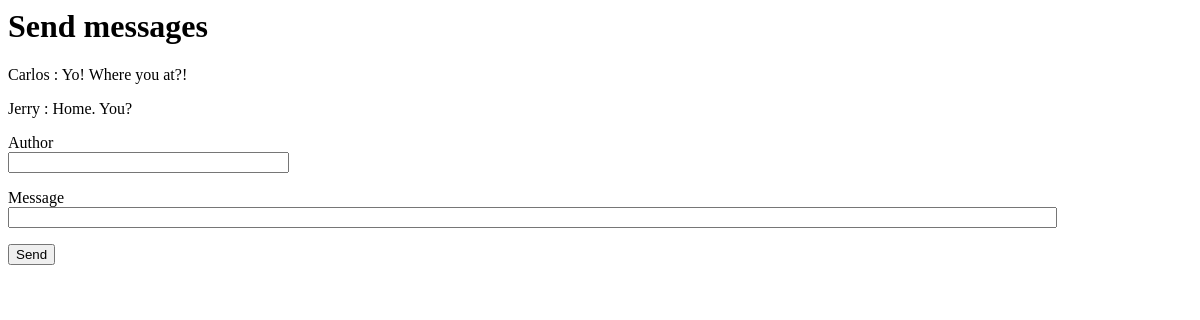
Before: / with the older database file.
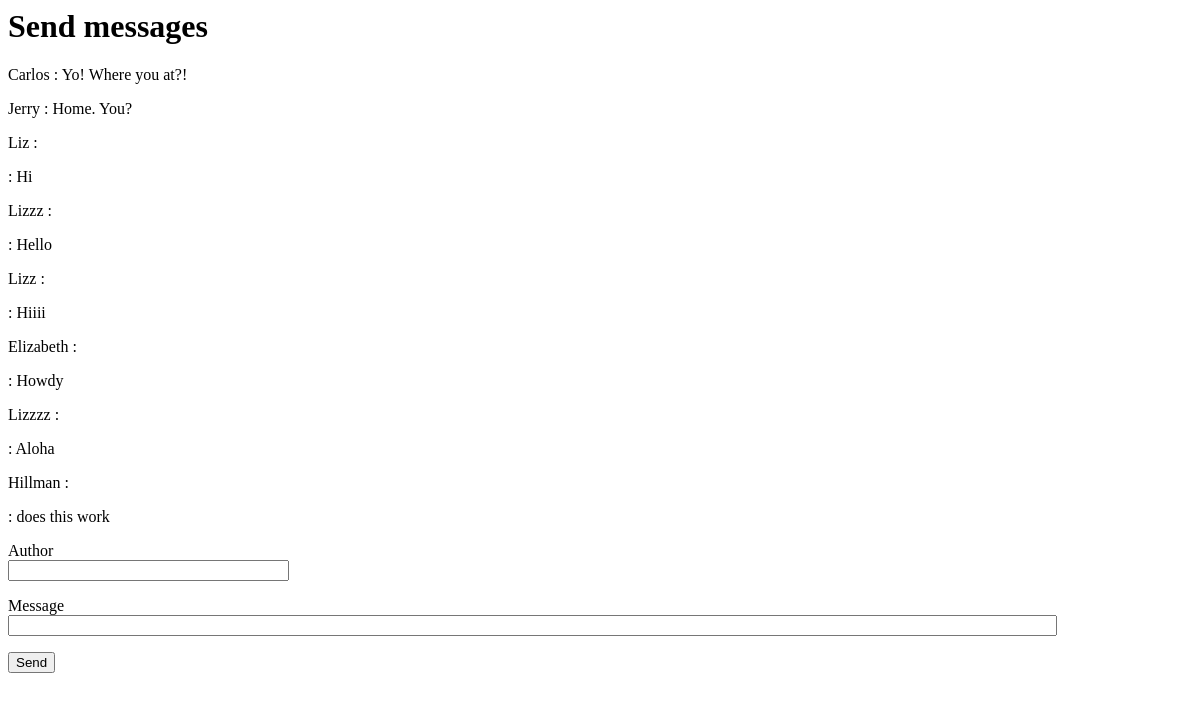
After: the same page with the newer database file.
### app/models.py (models this page shows, shortened)
class User(db.Model):
    id = db.Column(db.Integer, primary_key = True)
    author = db.Column(db.String, nullable = False, unique = True)
    message = db.relationship('Messages', backref = 'User', lazy = 'dynamic')

class Messages(db.Model):
    id = db.Column(db.Integer, primary_key = True)
    message = db.Column(db.String, nullable = False, unique = False)
    user_id = db.Column(db.Integer, db.ForeignKey('user.id'))

### app/routes.py (the view, shortened to what this page needs)
@app.route('/', methods = ['GET', 'POST'])
def home():
    form=MessageForm()
    posts = [
        { 'author' : 'Carlos','message': 'Yo! Where you at?!'},
        { 'author':'Jerry', 'message':'Home. You?'}
        ]
    messages = Messages.query.all()
    for currentMessage in messages:
        posts = posts + [
            { 'author' : User.query.filter_by(id=currentMessage.id).first().author},{ 'message' : currentMessage.message}]
    return render_template('home.html', posts=posts, form=form)

### app/forms.py
class MessageForm(FlaskForm):
    author = StringField('Author', validators = [DataRequired()])
    message = StringField('Message', validators = [DataRequired()])
    submit = SubmitField('Send')

### app/templates/home.html (shortened to what this page needs)
{% extends "base.html" %}
{% block content %}
    <h1>Send messages</h1>
    {% for post in posts %}
    <div>
        <p> {{ post.author }} : {{ post.message}} </p>
    </div>
    {% endfor %}
    <form action="" method="post" novalidate>
        <p>
            {{ form.author.label }}<br>
            {{ form.author(size=32) }}
        </p>
        <p>
            {{ form.message.label }}<br>
            {{ form.message(size=128) }}
        </p>
        <p>{{ form.submit() }}</p>
    </form>
{% endblock %}

### app/templates/base.html
<html>
<body>
    {% block content %}
    {% endblock %}
</body>
</html>

Changed rows visible on the page:
added User: author "Liz"
added Messages: message "Hi"
added User: author "Lizzz"
added Messages: message "Hello"
added User: author "Lizz"
added Messages: message "Hiiii"
added User: author "Elizabeth"
added Messages: message "Howdy"
added User: author "Lizzzz"
added Messages: message "Aloha"
added User: author "Hillman"
added Messages: message "does this work"
